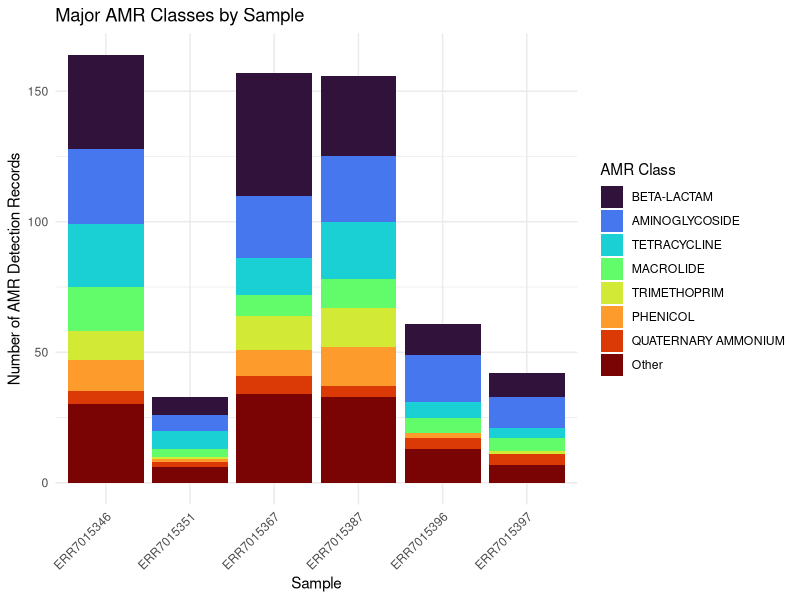

This figure's R source:
library(ggplot2)
library(dplyr)
library(viridis)

amr_counts <- read.delim("sample_class_counts_major.tsv",
                         header = FALSE,
                         sep = "\t",
                         stringsAsFactors = FALSE)

colnames(amr_counts) <- c("Sample", "AMR_Class", "Detection_Records")

amr_counts <- amr_counts %>%
  mutate(
    AMR_Class = factor(
      AMR_Class,
      levels = c(
        "BETA-LACTAM",
        "AMINOGLYCOSIDE",
        "TETRACYCLINE",
        "MACROLIDE",
        "TRIMETHOPRIM",
        "PHENICOL",
        "QUATERNARY AMMONIUM",
        "Other"
      )
    )
  )

p <- ggplot(amr_counts,
            aes(x = Sample,
                y = Detection_Records,
                fill = AMR_Class)) +
  geom_col() +
  scale_fill_viridis_d(option = "turbo") +
  labs(
    title = "Major AMR Classes by Sample",
    x = "Sample",
    y = "Number of AMR Detection Records",
    fill = "AMR Class"
  ) +
  theme_minimal() +
  theme(
    axis.text.x = element_text(angle = 45, hjust = 1),
    legend.position = "right"
  )

ggsave("AMR_major_classes_by_sample.png",
       p,
       width = 11,
       height = 7,
       dpi = 300)
